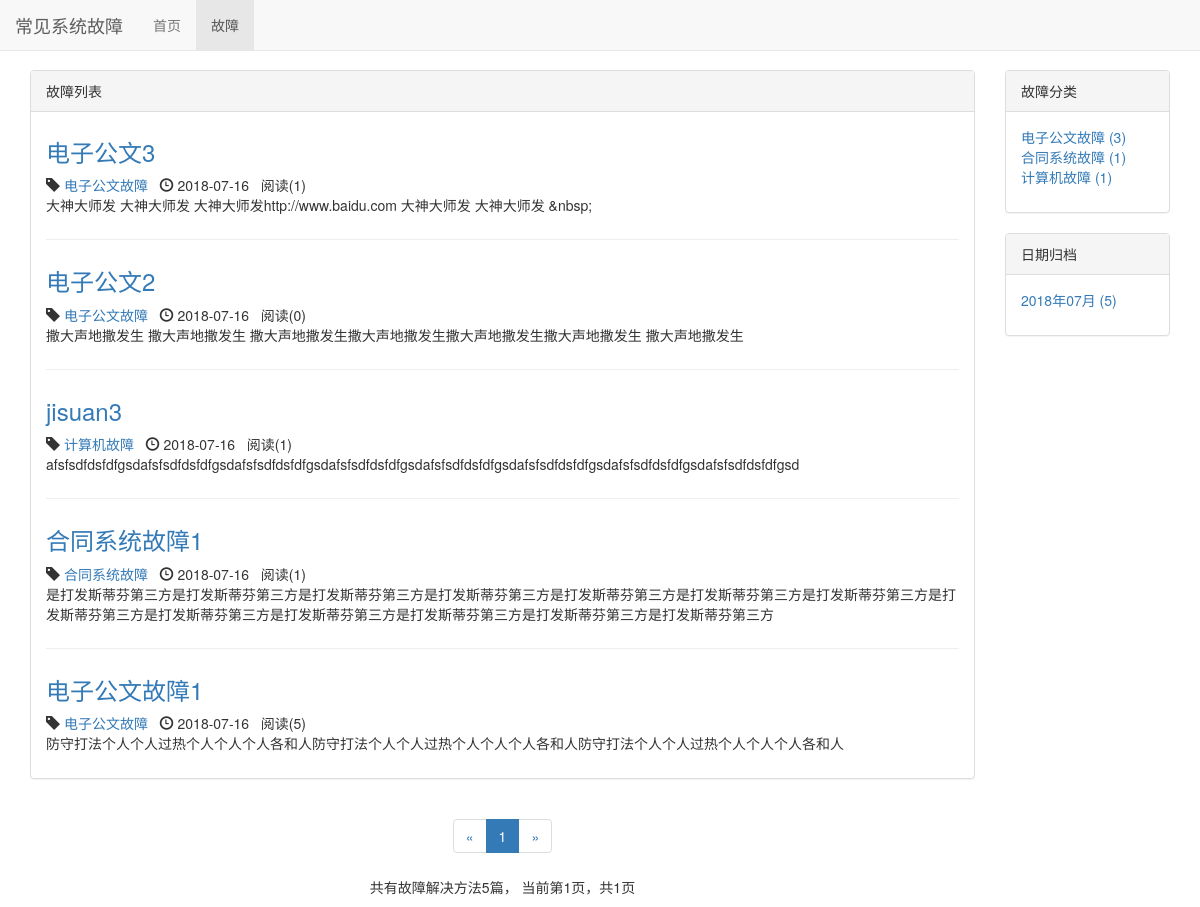
Page /oas/ on the committed database.
### oa/models.py (models this page shows, shortened)
class ErrSys(models.Model):
    err_type = models.ForeignKey(ErrSysType, on_delete=models.DO_NOTHING, verbose_name='故障类别', related_name='errsys_e')
    title = models.CharField(max_length=100, verbose_name='标题')
    author = models.ForeignKey(User, on_delete=models.DO_NOTHING, verbose_name='作者')
    content = RichTextUploadingField(verbose_name='正文')
    readed_num = models.IntegerField(default=0, verbose_name='阅读数')
    created_time = models.DateTimeField(auto_now_add=True, verbose_name='创建时间')
    last_updated_time = models.DateTimeField(auto_now=True, verbose_name='更新时间')
    class Meta:
        ordering = ['-created_time']

class ErrSysType(models.Model):
    type_name = models.CharField(max_length=15, verbose_name='故障类别')
    def __str__(self):
        return self.type_name

### oa/views.py (the view)
# urls.py: path('', views.article_list, name='article_list'),
def article_list(request):
    article_all_list = ErrSys.objects.all()
    context = get_system_list_common_data(request, article_all_list)
    return render_to_response('oas/blog_list.html', context)

### oa/templates/oas/blog_list.html (shortened to what this page needs)
{% extends 'base.html' %}
{% block nav_blog_active %}active{% endblock %}
{% load staticfiles %}
{% block header_extends %}
    <link rel="stylesheet" href="{% static 'blog/blog.css' %}">
{% endblock %}
{% block content %}
    <div class="container">
        <div class="row">
            <div class="col-xs-12 col-sm-8 col-md-9 col-lg-10">
                <div class="panel panel-default">
                    <div class="panel-heading">{% block blog_list_title %}故障列表{% endblock %}</div>
                    <div class="panel-body">
                        {% for article in articles %}
                            <div class="blog">
                                <h3><a href="{% url 'article_detail' article.pk %}">{{ article.title }}</a></h3>
                                <p class="blog-info">
                                    <span class="glyphicon glyphicon-tag"></span> <a href="{% url 'article_with_type' article.err_type.pk %}">{{ article.err_type }}</a>&nbsp;&nbsp;
                                    <span class="glyphicon glyphicon-time"></span> {{ article.created_time|date:"Y-m-d" }}&nbsp;&nbsp;
                                    阅读({{ article.readed_num }})
                                </p>
                                <p>{{ article.content|striptags|truncatechars:120 }}</p>
                            </div>
                        {% empty %}
                            <div class="blog">
                                <h3>暂无文章</h3>
                            </div>
                        {% endfor %}
                    </div>
                </div>
                <div class="paginator">
                    <ul class="pagination">
                        <li>
                            {% if page_of_articles.has_previous %}
                                <a href="?page={{ page_of_articles.previous_page_number }}" aria-label="Previous">
                                    <span aria-hidden="true">&laquo;</span>
                                </a>
                            {% else %}
                                <span aria-hidden="true">&laquo;</span>
                            {% endif %}
                        </li>
                        {% for page_num in page_range %}
                            {% if page_num == page_of_articles.number %}
                                <li class="active"><span>{{ page_num }}</span></li>
                            {% else %}
                                {% if page_num == '...' %}
                                    <li><span>{{ page_num }}</span></li>
                                {% else %}
                                    <li><a href="?page={{ page_num }}">{{ page_num }}</a></li>
                                {% endif %}
                            {% endif %}
                        {% endfor %}
                        <li>
                            {% if page_of_articles.has_next %}
                                <a href="?page={{ page_of_articles.next_page_number }}" aria-label="Next">
                                    <span aria-hidden="true">&raquo;</span>
                                </a>
                            {% else %}
                                <span aria-hidden="true">&raquo;</span>
                            {% endif %}
                        </li>
                    </ul>
                    <p>
                        共有故障解决方法{{ page_of_articles.paginator.count }}篇，
                        当前第{{ page_of_articles.number }}页，共{{ page_of_articles.paginator.num_pages }}页
                    </p>
                </div>
            </div>
            <div class="hidden-xs col-sm-4 col-md-3 col-lg-2">
                <div class="panel panel-default">
                    <div class="panel-heading">故障分类</div>
                    <div class="panel-body">
                        <ul class="blog-types">
                            {% for ErrSysType in ErrSysTypes %}
                                <li>
                                    <a href="{% url 'article_with_type' ErrSysType.pk %}">
                                        {{ ErrSysType.type_name }} ({{ ErrSysType.article_count }})
                                    </a>
                                </li>
                            {% empty %}
                                <li>暂无分类</li>
                            {% endfor %}
                        </ul>
                    </div>
                </div>
                <div class="panel panel-default">
                    <div class="panel-heading">日期归档</div>
                    <div class="panel-body">
                        <ul>
                            {% for article_date, article_count in article_dates.items %}
                                <li>
                                    <a href="{% url 'article_with_date' article_date.year article_date.month %}">
                                        {{ article_date|date:"Y年m月" }} ({{ article_count }})
                                    </a>
                                </li>
                            {% endfor %}
                        </ul>
                    </div>
                </div>
            </div>
        </div>
    </div>
{% endblock %}

### static/base.css (style rules this page uses)
* { margin: 0; padding: 0; }
body { margin-top: 70px!important; }
ul { list-style-type: none!important; }

### oa/static/blog/blog.css (style rules this page uses)
ul.blog-types { list-style-type: none; }
div.blog:not(:last-child) { margin-bottom: 2em; padding-bottom: 1em; border-bottom: 1px solid #eee; }
div.blog h3 { margin-top: 0.5em; }
div.blog p.blog-info { margin-bottom: 0; }
div.paginator { text-align: center; }

### rows in the picture
ErrSys: title "电子公文3", err_type "电子公文故障", created_time "2018-07-16", readed_num "1", content "大神大师发 大神大师发 大神大师发http://www.baidu.com 大神大师发 大神大师发 &nbsp;"
ErrSys: title "电子公文2", err_type "电子公文故障", created_time "2018-07-16", readed_num "0", content "撒大声地撒发生 撒大声地撒发生 撒大声地撒发生撒大声地撒发生撒大声地撒发生撒大声地撒发生 撒大声地撒发生"
ErrSys: title "jisuan3", err_type "计算机故障", created_time "2018-07-16", readed_num "1", content "afsfsdfdsfdfgsdafsfsdfdsfdfgsdafsfsdfdsfdfgsdafsfsdfdsfdfgsdafsfsdfdsfdfgsdafsfsdfdsfdfgsdafsfsdfdsfdfgsdafsfsdfdsfdfgsd"
ErrSys: title "合同系统故障1", err_type "合同系统故障", created_time "2018-07-16", readed_num "1", content "是打发斯蒂芬第三方是打发斯蒂芬第三方是打发斯蒂芬第三方是打发斯蒂芬第三方是打发斯蒂芬第三方是打发斯蒂芬第三方是打发斯蒂芬第三方是打发斯蒂芬第三方是打发斯蒂芬第三方是打发斯蒂芬第三方是打发斯蒂芬第三方是打发斯蒂芬第三方是打发斯蒂芬第三方"
ErrSys: title "电子公文故障1", err_type "电子公文故障", created_time "2018-07-16", readed_num "5", content "防守打法个人个人过热个人个人个人各和人防守打法个人个人过热个人个人个人各和人防守打法个人个人过热个人个人个人各和人"
ErrSysType: type_name "电子公文故障", article_count "3"
ErrSysType: type_name "合同系统故障", article_count "1"
ErrSysType: type_name "计算机故障", article_count "1"

### other values in the picture
{{ page_num }} "1"
{{ page_of_articles.paginator.count }} "5"
{{ page_of_articles.number }} "1"
{{ page_of_articles.paginator.num_pages }} "1"
{{ article_date|date:"Y年m月" }} "2018年07月"
{{ article_count }} "5"
